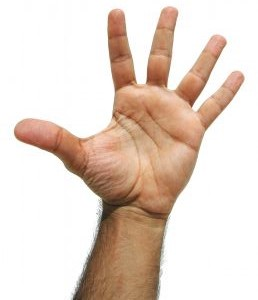
#> input picture Hog/test.jpg, 258 x 300 px
$ python hog_withOpencv.py   (Python 2 division)
#> lines starting #> are read from the running program, lines starting #| are printed output that depends on the picture; after the words box and inside, x2 and y2 are one past the last pixel; in counts of white or black regions, pixels touching at a corner belong together
import cv2
from matplotlib import pyplot as plt
from sklearn.cluster import KMeans


img = cv2.imread('test.jpg',0)
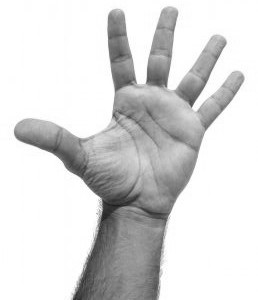
#> img: shape (300, 258); min 29, max 255, mean 217.2


c=KMeans()
c1=KMeans(n_clusters=1)

# Initiate STAR detector
orb = cv2.ORB_create()


print "Starting ORB"
kp=orb.detect(img,None)
#> kp = 435 keypoints; strongest (x, y, size): (191, 105, 31), (191, 104, 37.2), (99, 197, 92.6), (190, 104, 44.6)

kp,des=orb.compute(img,kp)

print "FOUND KEY POINTS"


X=[]
for points in kp:
    X.append(points.pt)
#> this loop made 435 passes
#> points on passes 1 to 3: keypoint at (124, 34), size 31, keypoint at (90, 183), size 31, keypoint at (98, 197), size 31
#> after the loop, X = 435 pairs, first value 54 to 226, second value 34 to 256

#print X

print "Finding cluster centers"
c.fit(X)

centers= c.cluster_centers_

print  "Finding the centroid of hand"
centroidObj=c1.fit(centers)
centroid=centroidObj.cluster_centers_


(X,Y)=centroid[0]

print "Drawing the clusters"
for (x,y) in centers:
    cv2.rectangle(img,(int(x),int(y)),(int(x)+10,int(y)+10), (0, 255, 0),4)
    cv2.rectangle(img,(int(X),int(Y)),(int(X)+40,int(Y)+40),(0,255,0),4)
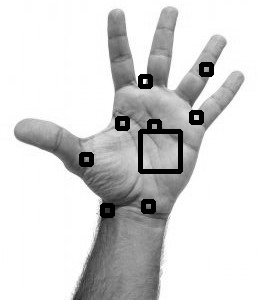
#> img: shape (300, 258); 2.87% of pixels changed, all inside (x1, y1, x2, y2) = (79, 62, 214, 218)

#output=cv2.drawKeypoints(img,kp,None,color=(0,255,0), flags=0)

plt.imshow(img)
plt.show()
